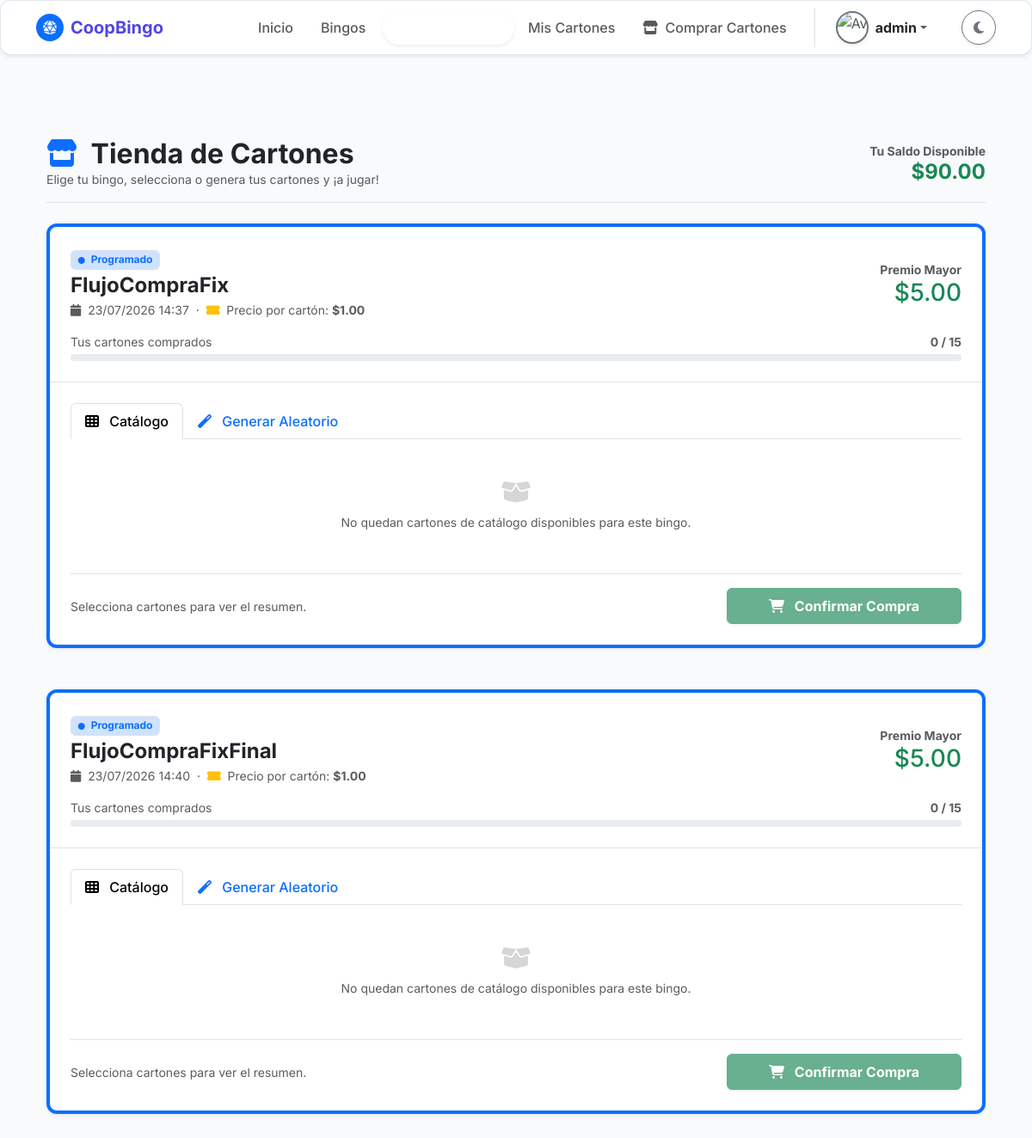
Before: /venta-cartones/ (signed in) with the older database file.
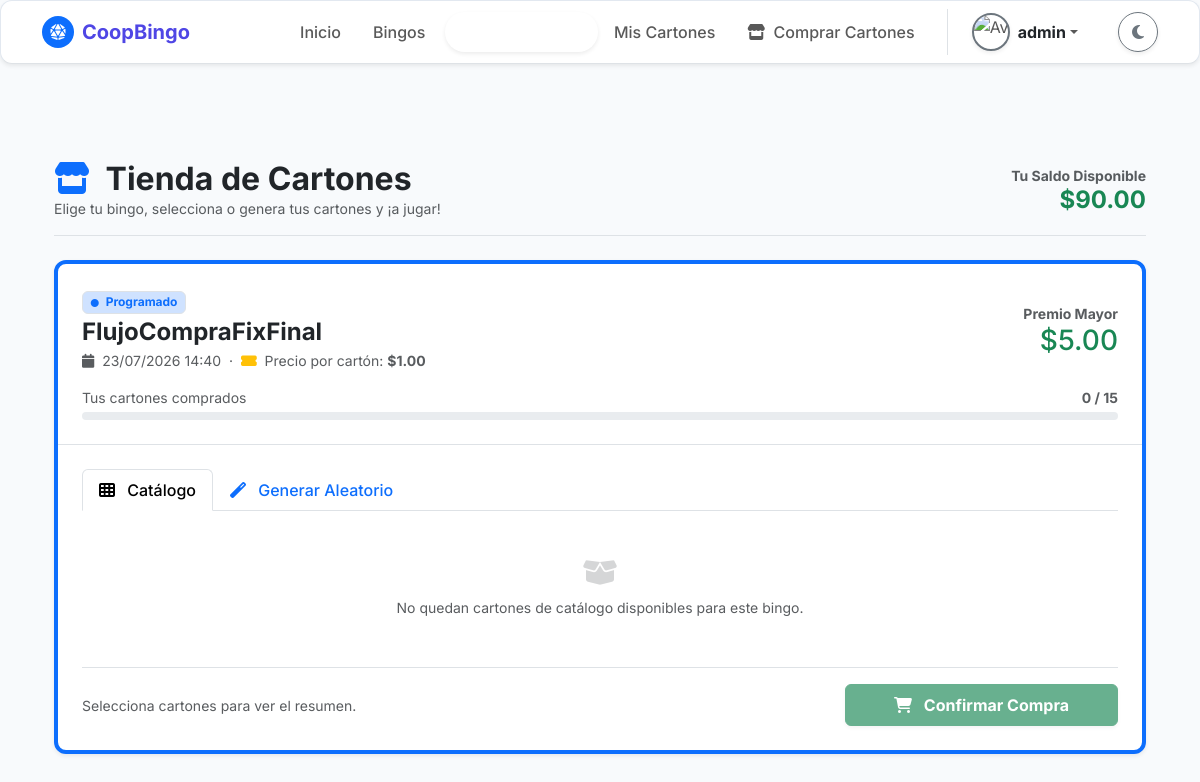
After: the same page with the newer database file.
### bingo/models.py (models this page shows, shortened)
class Bingo(models.Model):
    TIPO_BINGO_CHOICES = [
        ('Virtual', 'Virtual'),
        ('Presencial', 'Presencial'),
    ]
    ESTADO_BINGO_CHOICES = [
        ('Programado', 'Programado'),
        ('En Curso', 'En Curso'),
        ('Finalizado', 'Finalizado'),
        ('Cancelado', 'Cancelado'),
    ]
    idbingo = models.AutoField(primary_key=True)
    titulobingo = models.CharField(
        max_length=150,
        verbose_name="Título del Bingo"
    )
    fechaprogramadabingo = models.DateTimeField(
        verbose_name="Fecha y Hora del Evento"
    )
    tipobingo = models.CharField(
        max_length=20,
        choices=TIPO_BINGO_CHOICES,
        verbose_name="Tipo de Bingo"
    )
    lugarbingo = models.CharField(
        max_length=255,
        null=True,
        blank=True,
        verbose_name="Lugar (si es presencial)"
    )
    urlsesionbingo = models.CharField(
        max_length=255,
        null=True,
        blank=True,
        verbose_name="Link de la sesión (si es virtual)"
    )
    preciocarton = models.DecimalField(
        max_digits=10,
        decimal_places=2,
        validators=[MinValueValidator(Decimal('0.01'))],
        verbose_name="Precio del Cartón"
    )
    premiomayor = models.DecimalField(
        max_digits=10,
        decimal_places=2,
        verbose_name="Monto del Premio Mayor"
    )
    descripcionpremiomayor = models.CharField(
        max_length=100,
        verbose_name="¿Qué es el premio mayor?"
    )
    estadobingo = models.CharField(
        max_length=20,
        choices=ESTADO_BINGO_CHOICES,
        default='Programado',
        verbose_name="Estado del Bingo"
    )
    rutaimagenpremiomayor = models.ImageField(
        upload_to='bingo/imagen_premio_mayor/',
        max_length=300,
        null=True,
        blank=True,
        verbose_name="Imagen del Premio"
    )
    urlvideopromocional = models.FileField(
        upload_to='bingo/video_promocional/',
        max_length=300,
        null=True,
        blank=True,
        verbose_name="Video Promocional"
    )
    descripcionpremios = models.TextField(
        max_length=500,
        null=True,
        blank=True,
        verbose_name="Descripción de otros premios"
    )
    idunidadmonetaria = models.ForeignKey(
        'UnidadMonetaria',
        on_delete=models.PROTECT,
        db_column='idunidadmonetaria',
        null=True,
        blank=True,
        verbose_name='Unidad Monetaria'
    )
    class Meta:
        db_table = 'Bingo'
        verbose_name = 'Bingo'
        verbose_name_plural = 'Bingos'

class UnidadMonetaria(models.Model):
    idunidad = models.AutoField(primary_key=True)
    nombre = models.CharField(max_length=50, unique=True)
    simbolo = models.CharField(max_length=10, null=True, blank=True)
    @property
    def idunidadmonetaria(self):
        return self.idunidad
    @property
    def nombreunidadmonetaria(self):
        return self.nombre
    @property
    def nombremoneda(self):
        return self.nombre
    @property
    def simbolomoneda(self):
        return self.simbolo or ''
    @property
    def tipomoneda(self):
        return getattr(self, '_tipomoneda', 'Efectivo')
    @property
    def tasaconversionmoneda(self):
        return getattr(self, '_tasaconversionmoneda', Decimal('1.00'))
    @property
    def estadomoneda(self):
        return getattr(self, '_estadomoneda', True)
    class Meta:
        db_table = 'UnidadMonetaria'
        verbose_name = 'Unidad Monetaria'
        verbose_name_plural = 'Unidades Monetarias'

### bingo/views.py (the view, shortened to what this page needs)
# urls.py: path('venta-cartones/', views.venta_cartones, name='venta_cartones'),
@login_required
def venta_cartones(request):
    jugador = obtener_jugador_request(request)
    if not jugador:
        messages.warning(
            request, "Debes activar tu perfil de juego para entrar a la tienda.")
        return redirect('registro_jugador')
    if jugador.estadocuentajugador != 'Activo':
        messages.error(
            request, "Tu cuenta de jugador se encuentra suspendida o inactiva. No puedes realizar compras.")
        return redirect('inicio')
    bingos_disponibles = Bingo.objects.exclude(estadobingo__in=[
                                               'Finalizado', 'Cancelado']).filter(partidabingo__isnull=False).distinct()
    bingos_data = []
    for b in bingos_disponibles:
        partidas_bingo = PartidaBingo.objects.filter(idbingo=b)
        if not partidas_bingo.exists() or partidas_bingo.exclude(estadopartida='Programada').exists():
            continue
        comprados = CartonPartidaBingo.objects.filter(
            idjugador=jugador, idpartida__idbingo=b).values('idcarton').distinct().count()
        porcentaje_barra = min(int((comprados / 15) * 100), 100)
        usados_ids = CartonPartidaBingo.objects.filter(
            idpartida__idbingo=b).values_list('idcarton', flat=True)
        catalogo = Carton.objects.filter(
            esmaestro=True).exclude(idcarton__in=usados_ids)[:12]
        bingos_data.append({'bingo': b, 'comprados': comprados,
                           'porcentaje': porcentaje_barra, 'catalogo': catalogo})
    contexto = {'jugador': jugador, 'bingos_data': bingos_data}
    return render(request, 'negocio/venta_cartones.html', contexto)

### bingo/views.py (called while the page is built, shortened)
def obtener_socio_usuario(user):
    if not user:
        return None
    socio = Socio.objects.filter(cisocio=user.username).first()
    if socio:
        return socio
    jugador_por_user = Jugador.objects.filter(
        Q(cedulaidentidadjugador=user.username)
        | Q(aliasjugador=user.username)
        | Q(correojugador__iexact=(user.email or ''))
    ).select_related('idsocio').order_by('-idjugador').first()
    if jugador_por_user and jugador_por_user.idsocio:
        return jugador_por_user.idsocio
    return None

def obtener_jugador_usuario(user):
    if not user:
        return None
    socio = obtener_socio_usuario(user)
    filtros = Q(cedulaidentidadjugador=user.username) | Q(
        aliasjugador=user.username)
    if getattr(user, 'email', None):
        filtros |= Q(correojugador__iexact=user.email)
    if socio:
        filtros |= Q(idsocio=socio)
    jugador = Jugador.objects.filter(filtros).order_by('-idjugador').first()
    return jugador

### bingo/templates/negocio/venta_cartones.html (shortened to what the changed rows need)
{% extends 'comunes/base.html' %}
{% load static %}
{% block extra_css %}
<link rel="stylesheet" href="{% static 'css/carton_bingo.css' %}">
{% endblock %}
{% block content %}
<div class="container py-5">
    <div class="d-flex align-items-center justify-content-between mb-4 border-bottom pb-3">
        <div>
            <h2 class="fw-bold mb-0 text-body"><i class="fas fa-store text-primary me-2" aria-hidden="true"></i> Tienda de Cartones</h2>
        </div>
    </div>
    {% for item in bingos_data %}
    {% with bingo=item.bingo %}
    <div class="card-minimalista shadow-sm mb-5 border-top border-primary border-4">
        <div class="p-4 border-bottom">
            <div class="d-flex flex-column flex-md-row justify-content-between align-items-md-center gap-3">
                <div>
                    <span class="badge bg-primary-subtle text-primary border mb-1">
                        <i class="fas fa-circle me-1" style="font-size:0.5rem;" aria-hidden="true"></i> {{ bingo.estadobingo }}
                    </span>
                    <h4 class="fw-bold text-body mb-1">{{ bingo.titulobingo }}</h4>
                    <p class="text-muted small mb-0">
                        <i class="fas fa-calendar me-1" aria-hidden="true"></i> {{ bingo.fechaprogramadabingo|date:"d/m/Y H:i" }}
                        &nbsp;·&nbsp;
                        <i class="fas fa-ticket-alt text-warning me-1" aria-hidden="true"></i>
                        Precio por cartón: <strong>{{ bingo.idunidadmonetaria.simbolomoneda }}{{ bingo.preciocarton }}</strong>
                    </p>
                </div>
                <div class="text-center text-md-end">
                    <span class="d-block small text-muted fw-bold">Premio Mayor</span>
                    <h3 class="text-success fw-black mb-0">{{ bingo.idunidadmonetaria.simbolomoneda }}{{ bingo.premiomayor }}</h3>
                </div>
            </div>
            <div class="mt-3">
                <div class="d-flex justify-content-between small text-muted mb-1">
                    <span>Tus cartones comprados</span>
                    <span class="fw-bold">{{ item.comprados }} / 15</span>
                </div>
                <div class="progress rounded-pill" style="height: 8px;"
                     role="progressbar"
                     aria-label="Cartones comprados {{ item.comprados }} de 15"
                     aria-valuemin="0" aria-valuemax="100"
                     data-porcentaje="{{ item.porcentaje }}">
                </div>
            </div>
        </div>
        <form method="post" action="{% url 'venta_cartones' %}" id="form-compra-{{ bingo.idbingo }}">
            <div class="p-4">
                <div class="nav nav-tabs mb-4" role="tablist" aria-label="Modos de selección de cartones">
                    <div class="nav-item">
                        <button class="nav-link active fw-medium" type="button"
                                data-bs-toggle="tab" data-bs-target="#catalogo-{{ bingo.idbingo }}"
                                role="tab" id="tab-catalogo-{{ bingo.idbingo }}"
                                aria-selected="true">
                            <i class="fas fa-th me-2" aria-hidden="true"></i> Catálogo
                        </button>
                    </div>
                    <div class="nav-item">
                        <button class="nav-link fw-medium" type="button"
                                data-bs-toggle="tab" data-bs-target="#generar-{{ bingo.idbingo }}"
                                role="tab" id="tab-generar-{{ bingo.idbingo }}"
                                aria-selected="false">
                            <i class="fas fa-magic me-2" aria-hidden="true"></i> Generar Aleatorio
                        </button>
                    </div>
                </div>
                <div class="tab-content">
                    <div class="tab-pane fade show active" id="catalogo-{{ bingo.idbingo }}" role="tabpanel">
                        {% if item.catalogo %}
                        <p class="text-muted small mb-3">Selecciona uno o varios cartones del inventario disponible. Se resaltan al hacer clic.</p>
                        <div class="row g-3">
                            {% for carton in item.catalogo %}
                            <div class="col-6 col-md-4 col-lg-3 col-xl-2">
                                <label class="carton-selector w-100 h-100 d-block" style="cursor:pointer;">
                                    <input type="checkbox" name="cartones_catalogo" value="{{ carton.idcarton }}"
                                           class="d-none carton-check-{{ bingo.idbingo }}" aria-label="Cartón {{ carton.codigocarton }}">
                                    <div class="bg-white p-2 rounded-3 border border-2 border-secondary-subtle text-center h-100 carton-card-preview transition-all"
                                         style="border-radius: 10px !important;">
                                        <span class="badge bg-dark font-monospace mb-2 d-block" style="font-size:0.7rem;">{{ carton.codigocarton }}</span>
                                        <div class="d-grid gap-1 mb-1" style="grid-template-columns: repeat(5, 1fr);">
                                            <div class="fw-black text-primary" style="font-size:0.65rem;">B</div>
                                            <div class="fw-black text-danger" style="font-size:0.65rem;">I</div>
                                            <div class="fw-black text-secondary" style="font-size:0.65rem;">N</div>
                                            <div class="fw-black text-success" style="font-size:0.65rem;">G</div>
                                            <div class="fw-black text-warning" style="font-size:0.65rem;">O</div>
                                        </div>
                                        <div class="d-grid gap-1 text-center" style="grid-template-columns: repeat(5, 1fr); font-size: 0.6rem;">
                                            {% with m=carton.matriznumeros %}
                                            {% for i in "01234" %}
                                            {% endfor %}
                                            {% endwith %}
                                            <span class="text-muted">···</span>
                                        </div>
                                        <div class="mt-2 check-icon text-success" style="display:none; font-size:1.2rem;">
                                            <i class="fas fa-check-circle" aria-hidden="true"></i>
                                        </div>
                                    </div>
                                </label>
                            </div>
                            {% endfor %}
                        </div>
                        {% else %}
                        <div class="text-center py-4 text-muted">
                            <i class="fas fa-box-open fs-3 mb-2 d-block opacity-25" aria-hidden="true"></i>
                            <small>No quedan cartones de catálogo disponibles para este bingo.</small>
                        </div>
                        {% endif %}
                    </div>
                </div>
                <div class="mt-4 pt-3 border-top d-flex flex-column flex-md-row justify-content-between align-items-md-center gap-3">
                    <div id="resumen-{{ bingo.idbingo }}" class="text-muted small">
                        Selecciona cartones para ver el resumen.
                    </div>
                    <button type="submit" class="btn btn-success fw-bold px-5 py-2 shadow-sm" id="btn-comprar-{{ bingo.idbingo }}" disabled>
                        <i class="fas fa-shopping-cart me-2" aria-hidden="true"></i> Confirmar Compra
                    </button>
                </div>
            </div>
        </form>
    </div>
    {% endwith %}
    {% endfor %}
</div>
{% endblock %}

Changed rows visible on the page:
no longer on this page (row edited): Bingo: bingo.estadobingo "Programado", bingo.titulobingo "FlujoCompraFix", bingo.fechaprogramadabingo "23/07/2026 14:37", bingo.idunidadmonetaria.simbolomoneda "$", bingo.preciocarton "1.00", bingo.premiomayor "5.00", comprados "0"
